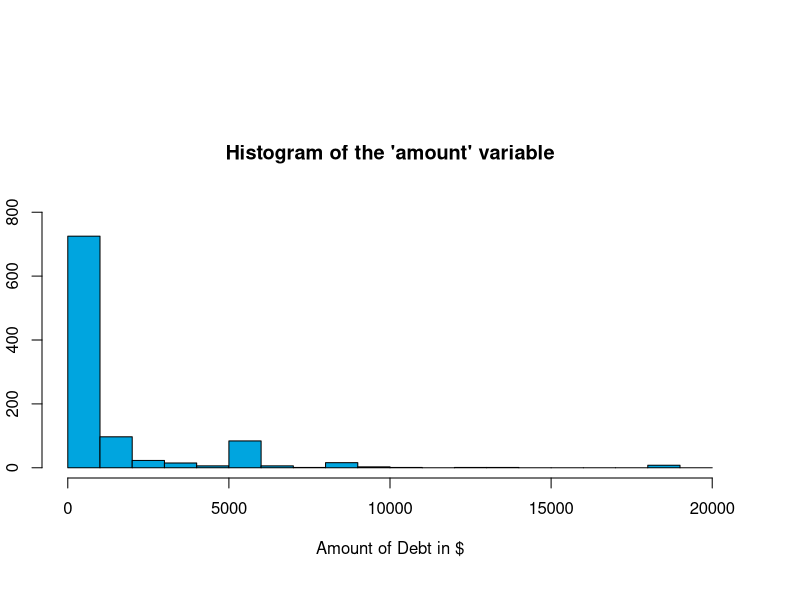
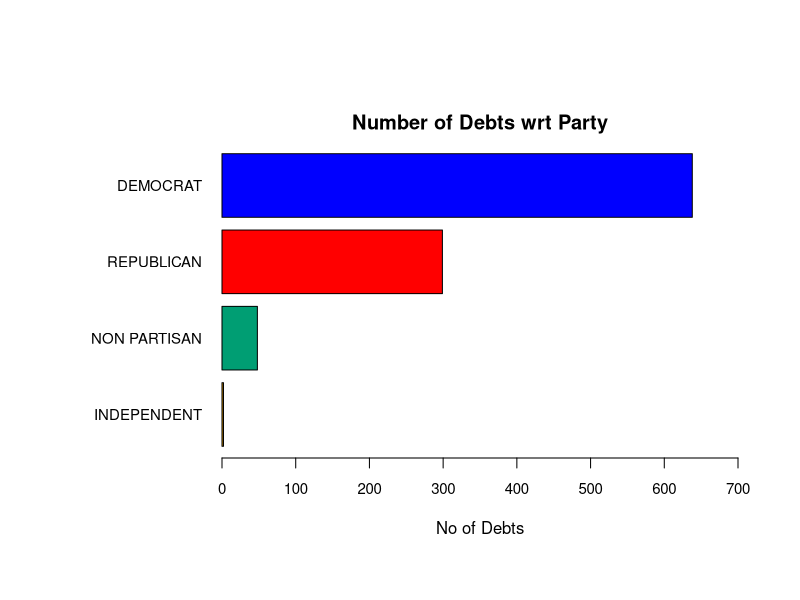
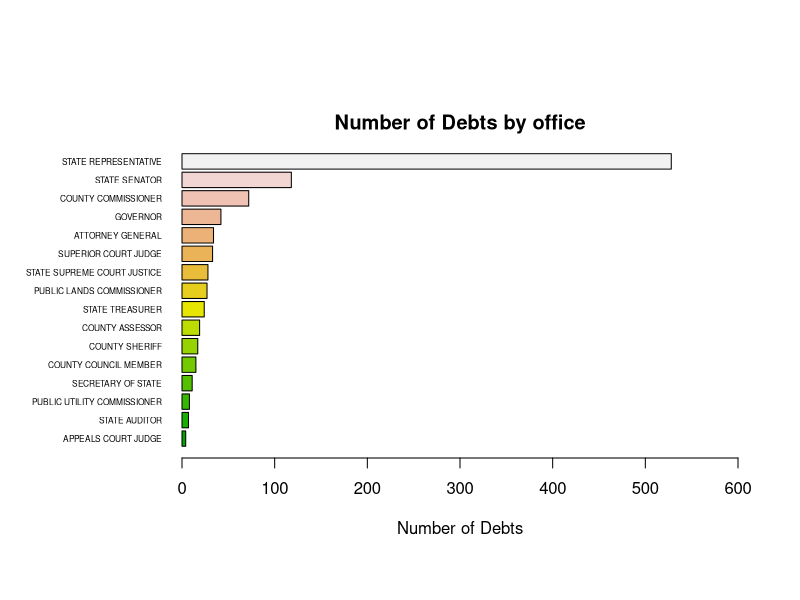
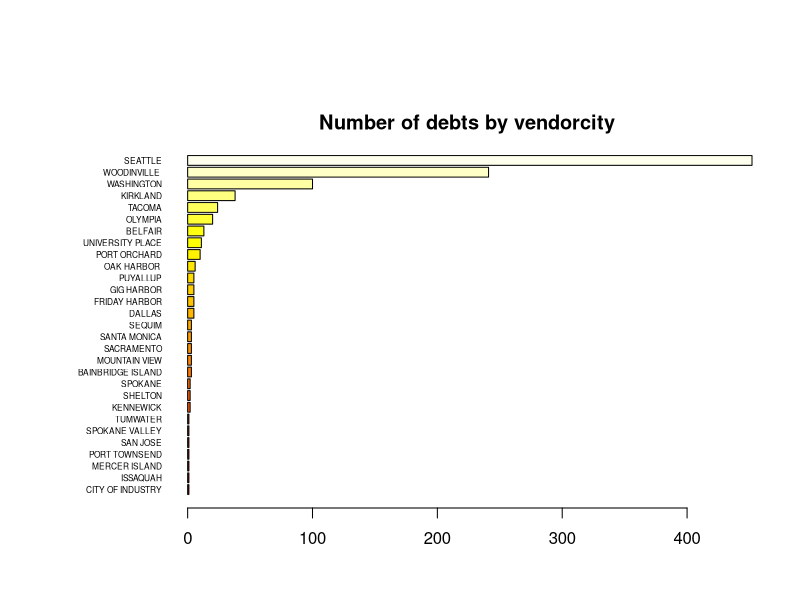
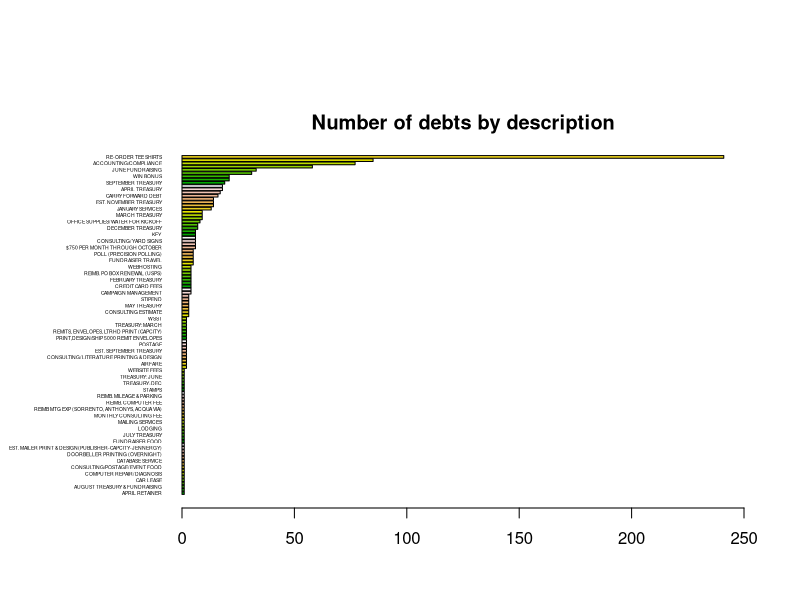
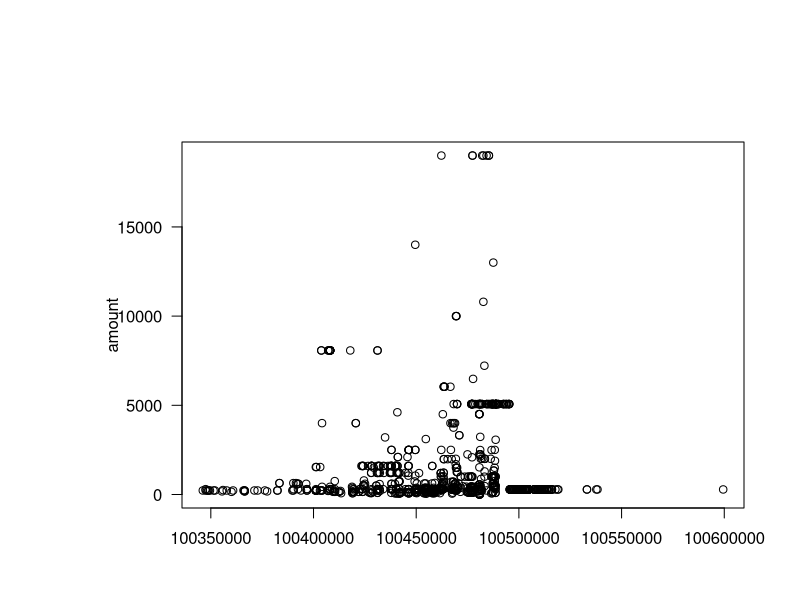
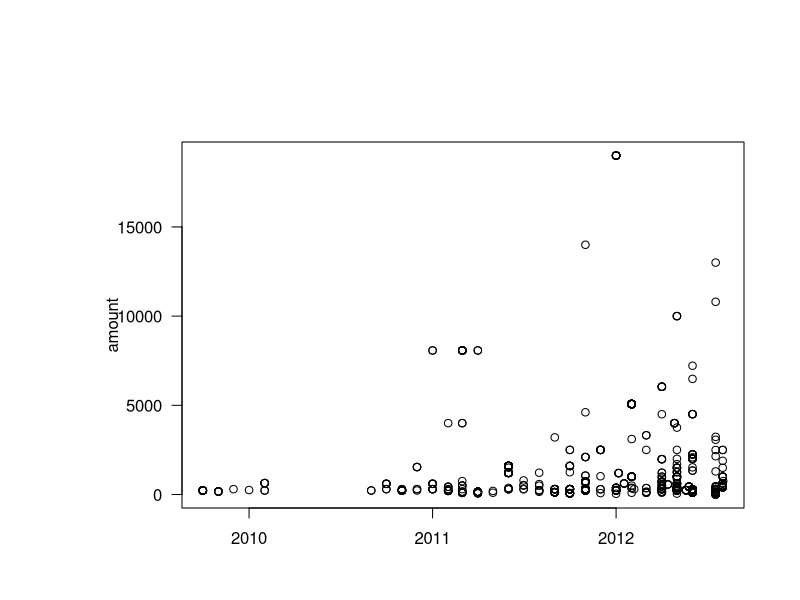
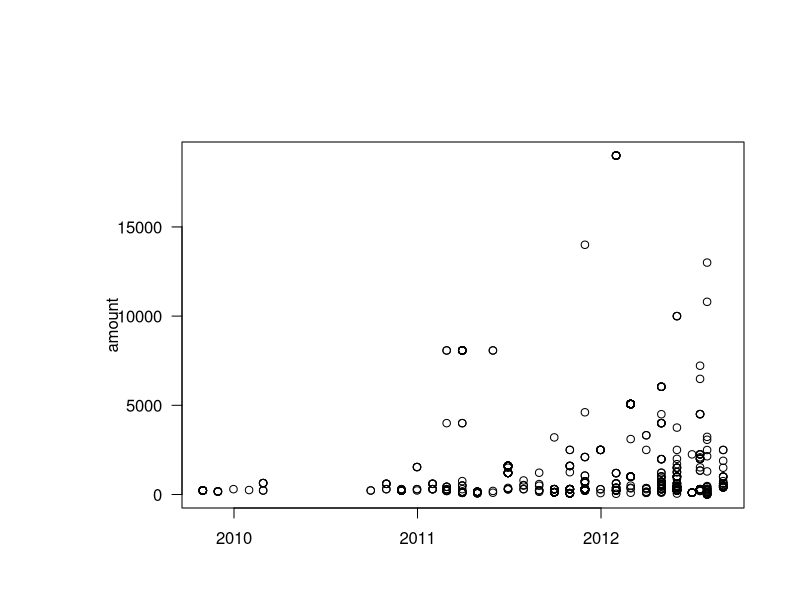

Write the R code that produced these figures, in order.
## ---- chunk 1
knitr::opts_chunk$set(echo = TRUE)
## ---- chunk 2
#setwd("~/Desktop/UCB_DataScience/Statistics/stats-lab-assgn")
#getwd() 
#install.packages("FSA")
#install.packages("ggplot2")
#install.packages("randomcoloR")
#library(car)
#library(ggplot2)
cdebt_original = data.frame(read.csv("CandidateDebt.csv"))
par(oma= c(2,1,5,2) + 0.1) #Sets outside margins : b, l, t, r 
par(mar = c(4,1,5,1)) #Sets plot margins
str(cdebt_original)
## ---- chunk 3
cdebt_revised = data.frame(read.csv("CandidateDebt_Fixed.csv", stringsAsFactors = T, na.strings=c(NA,"NA","#N/A" ,"", " ")))
str(cdebt_revised)
## ---- chunk 4
cdebt_revised = subset(cdebt_revised, !is.na(amount))
length(cdebt_revised$amount)
## ---- chunk 5
cdebt_revised$thrudate = as.Date(cdebt_revised$thrudate, "%m/%d/%Y")
summary(cdebt_revised$thrudate)
cdebt_revised$fromdate = as.Date(cdebt_revised$fromdate, "%m/%d/%Y") + 365.25 * 2000 - 15
cdebt_revised$thrudate = as.Date(cdebt_revised$thrudate, "%m/%d/%Y") + 365.25 * 2000 - 15
cdebt_revised$debtdate = as.Date(cdebt_revised$debtdate, "%m/%d/%Y") + 365.25 * 2000 - 15
summary(cdebt_revised$thrudate)
## ---- chunk 6
summary(cdebt_revised$origin)
## ---- chunk 7
summary(cdebt_revised$filertype)
## ---- chunk 8
summary(cdebt_revised$recordtype)
## ---- chunk 9
summary(cdebt_revised$electionyear)
## ---- chunk 10
summary(cdebt_revised$amount)
hist(cdebt_revised$amount, breaks = seq(0, 20000, by = 1000), main = "Histogram of the 'amount' variable",  border="black", col="#00A5DF", xlab = "Amount of Debt in $" ,ylab="No of Debts", ylim = c(0, 800))

## ---- chunk 11

party <- table(cdebt_revised$party)
length(cdebt_revised$party)
summary(cdebt_revised$party)

#Sets outside margins : b, l, t, r 
par(las=1, mar=c(5,10,2,1))

colorPalette <- c("#E69F00", "#009E73", "#FF0000", "#0000FF")
# I , N , R , D

barplot(party[order(party)], horiz = TRUE , las = 1, main ="Number of Debts wrt Party" , xlab="No of Debts" ,cex.axis = .9 ,cex.names= 0.9 , col = colorPalette , xlim = c(0, 700))

## ---- chunk 12

length(cdebt_revised$office)
summary(cdebt_revised$office)

office <- table(cdebt_revised$office)
#Sets plot margins : b, l, t, r 
par(las=1, mar=c(5,8,2, 1))

barplot(office[order(office)], horiz = TRUE , las = 1, main ="Number of Debts by office", xlab="Number of Debts" ,cex.names=0.5 , col = terrain.colors(16),xlim = c(0, 600)) 

## ---- chunk 13

#length(cdebt_revised$vendorcity)
#str(cdebt_revised$vendorcity)
#summary(cdebt_revised$vendorstate)

count_Seattle = subset(cdebt_revised, vendorcity == "SEATTLE")
count_cities = subset(cdebt_revised, !is.na(vendorcity))
(share_Seattle = length(count_Seattle$vendorcity) / length(count_cities$vendorcity))

vendorcity <- table(cdebt_revised$vendorcity)
#Sets plot margins : b, l, t, r 
par(las=1, mar=c(2.5,8,2, 0.3))

barplot(vendorcity[order(vendorcity)], horiz = TRUE , las = 1, main ="Number of debts by vendorcity", xlab="Number of debts" ,cex.names=0.5 , col = heat.colors(29)) 


## ---- chunk 14
#length(cdebt_revised$description)
#summary(cdebt_revised$description)
description <- table(cdebt_revised$description)

#Sets plot margins : b, l, t, r 
par(las=1, mar=c(2.5,8,2, 0.7))

barplot(description[order(description)], horiz = TRUE , las = 1, main ="Number of debts by description", xlab="Number of debts" ,cex.names=0.3 , col = terrain.colors(16) , xlim = c(0, 250) , width = 10) 

#qplot(cdebt_revised$description , ylab="Number of debts", geom="bar", fill="Nature of the debt") + scale_x_discrete(label=function(x) abbreviate(x, minlength=7)) + coord_flip()
#theme(axis.text.y=element_text(angle=90,hjust=1,vjust=0)) 

#ggplot(data=cdebt_revised, aes(x=description)) + geom_bar(stat="identity")

# [Divya to myself] Set axis till end
# spacing between plots 

## ---- chunk 15
(length(cdebt_revised$reportnumber) - length(unique(cdebt_revised$reportnumber)))
## ---- chunk 16
with(cdebt_revised, plot(reportnumber, amount))
with(cdebt_revised, plot(fromdate, amount))
with(cdebt_revised, plot(thrudate, amount))
with(cdebt_revised, plot(debtdate, amount))
## ---- chunk 17
amount_sum = tapply(cdebt_revised$amount, cdebt_revised$party, FUN=sum )
(amount_sumK = amount_sum/1000)
## ---- chunk 18
par(las=1, mar=c(5,10,2,0.8))

colorTAPalette <- c( "#E69F00", "#009E73","#FF0000","#0000FF")
# N , I , D , R

barplot(amount_sumK[order(amount_sumK)], horiz = TRUE , las = 1, main ="Total Debt wrt to Party" , xlab="Total Debt in K $" ,cex.axis = .9 ,cex.names= 0.9 , col = colorTAPalette , xlim = c(0, 1200))

## ---- chunk 19


#Sets outside margins : b, l, t, r 
par(las=1, mar=c(5,10,2,0.8))

colorMAPalette <- c( "#E69F00", "#FF0000","#009E73","#0000FF")
# I , N , R , D

amount_means = by(cdebt_revised$amount, cdebt_revised$party,  mean)

barplot(amount_means[order(amount_means)], horiz = TRUE , las = 1, main ="Mean Debt wrt to Party" , xlab="Mean Debt in $" ,cex.axis = .9 ,cex.names= 0.9 , col = colorMAPalette, xlim = c(0, 2000)) 

## ---- chunk 20

#Sets outside margins : b, l, t, r 
par(las=1, mar=c(5,10,2,0.3))

colorBAPalette <- c("#0000FF", "#E69F00", "#009E73", "#FF0000" )
# D , R , N , I <==> D , N , I , R

boxplot(cdebt_revised$amount ~ party,  horizontal = TRUE ,data = cdebt_revised, cex.axis = .6, log='x',
main = " Debt distirbution wrt to party", col = colorBAPalette)

#ggplot(cdebt_revised, aes(x=cdebt_revised$party, y=cdebt_revised$was_office)) + geom_boxplot(outlier.colour="red")

## ---- chunk 21

#Sets outside margins : b, l, t, r 
par(las=1, mar=c(3,10,2,0.3))

boxplot(cdebt_revised$amount ~ office, data = cdebt_revised, cex.axis = .6, log='x', horizontal = TRUE ,
main = "Amount wrt to 'office' Variable" , las=2 , col = "#DDA266")

#ggplot(cdebt_revised, aes(x=cdebt_revised$amount, y=cdebt_revised$was_office)) + geom_boxplot(outlier.colour="red")

## ---- chunk 22
summary(cdebt_revised$amount)
## ---- chunk 23

#Sets outside margins : b, l, t, r 
par(las=1, mar=c(3,10,2,0.3))

boxplot(cdebt_revised$amount ~ description, data = cdebt_revised, cex.axis = .6, log='x', horizontal = TRUE ,
main = " Debt distirbution wrt to Description" , las=2 , col = "#009E73")

#ggplot(cdebt_revised, aes(x=cdebt_revised$amount, y=cdebt_revised$was_office)) + geom_boxplot(outlier.colour="red")
